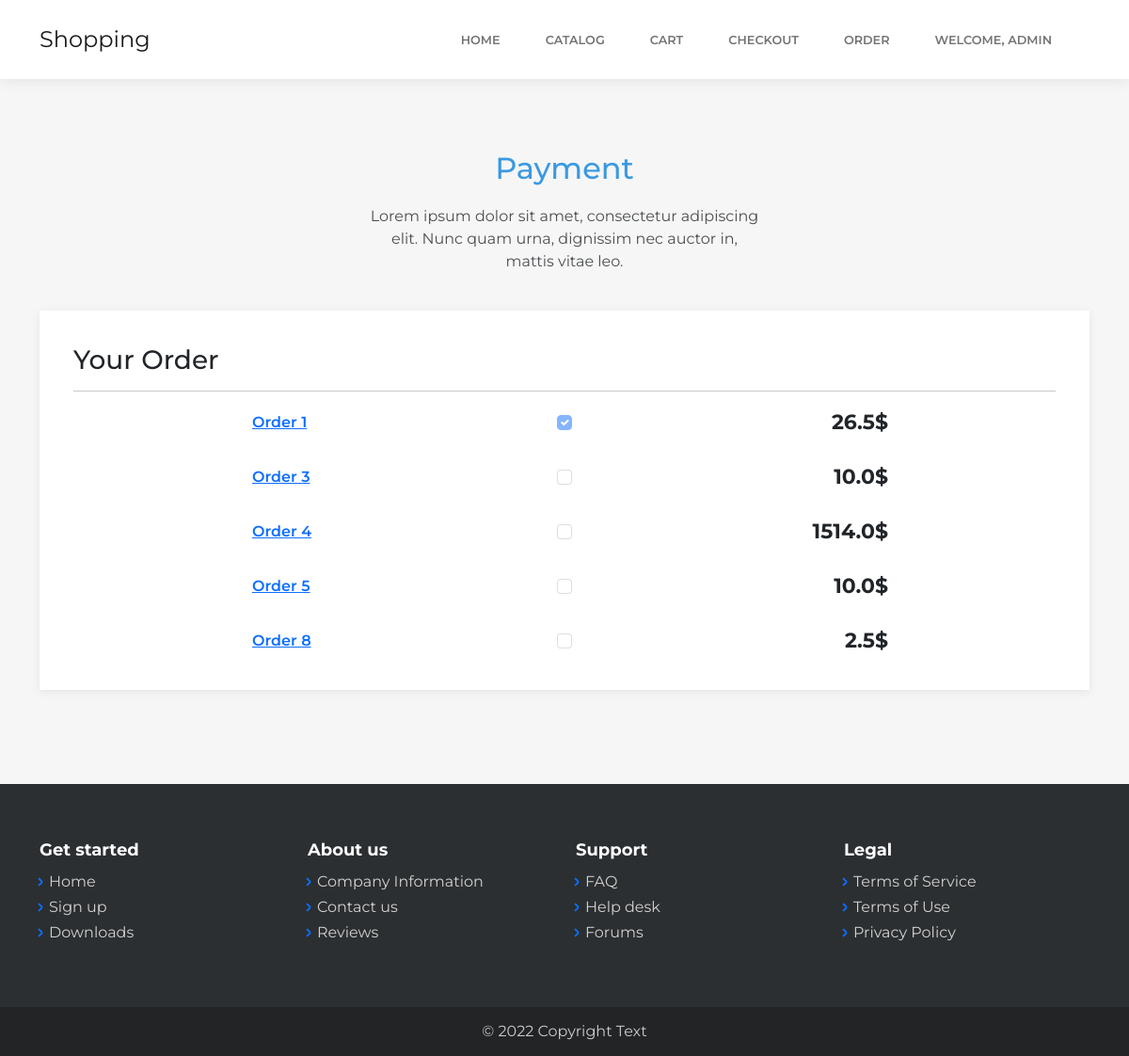
The page /shopping/order/ (signed in) on the database as committed earlier.
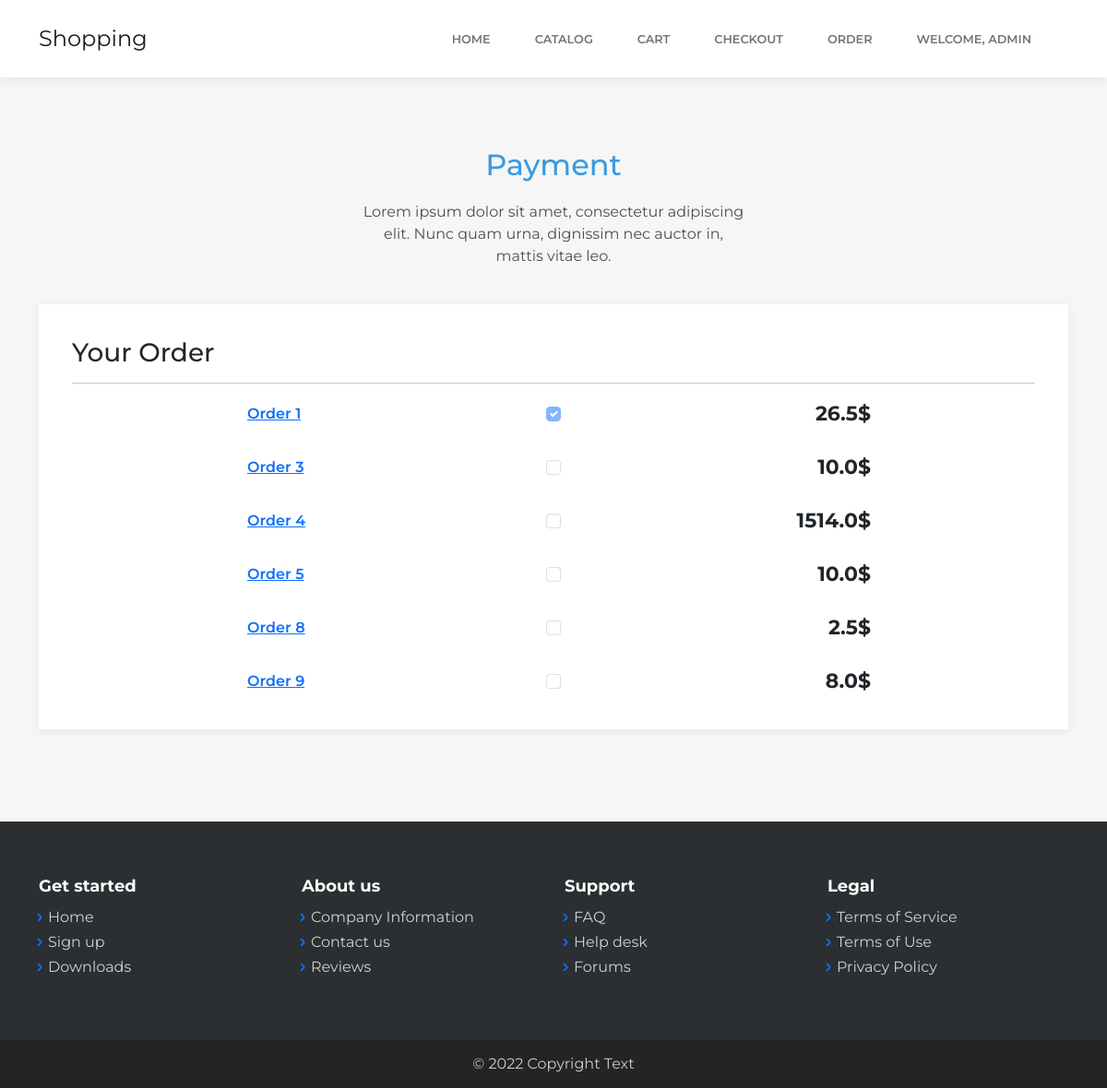
The same page on the database as committed later.
### order/models.py (models this page shows)
class Order(models.Model):
    user = models.ForeignKey(CustomerUser, on_delete=models.CASCADE)
    cart = models.ForeignKey(Cart, on_delete=models.CASCADE)
    shipping_address = models.CharField(default='', max_length=255)
    order_description = models.CharField(default='', max_length=255)
    order_total = models.FloatField(default=0)
    is_completed = models.BooleanField(default=False)

### core/views.py (the view)
# urls.py: path('order/', views.orderPage.as_view(), name='order'),
class orderPage(LoginRequiredMixin, View):
    login_url='../login/'
    def get(self, request):
        user = request.user
        order_qset = OrderDAO.getAllOrderByUser(user)
        context = {"orderList": order_qset}
        return render(request, 'orderpage/order.html', context)

### businesslogic/orderDAO/OrderDAO.py (called while the page is built)
    def getAllOrderByUser(user):
        order_qset = Order.objects.filter(user = user) #get all order
        return order_qset

### templates/orderpage/order.html (shortened to what this page needs)
{%extends 'base.html'%}
{%load static%}
{%block cssblock%}
<link rel="stylesheet" href="{%static 'assets/bootstrap/css/bootstrap.min.css'%}">
<link rel="stylesheet" href="{%static 'assets/fonts/simple-line-icons.min.css'%}">
<link rel="stylesheet" href="https://cdnjs.cloudflare.com/ajax/libs/baguettebox.js/1.10.0/baguetteBox.min.css">
<link rel="stylesheet" href="{%static 'assets/css/vanilla-zoom.min.css'%}">
{%endblock%}
{%block content%}
<main class="page shopping-cart-page">
    <section class="clean-block clean-cart dark">
        <div class="container">
            <div class="block-heading">
                <h2 class="text-info">Payment</h2>
                <p>Lorem ipsum dolor sit amet, consectetur adipiscing elit. Nunc quam urna, dignissim nec auctor in,
                    mattis vitae leo.</p>
            </div>
            <div class="content">
                <form action="{%url 'shopping:checkout'%}" method="post">
                    <div class="row g-0">
                        <div class="col-md-12 col-lg-12">
                            <div class="items">
                                <div class="card-details">
                                    <h3 class="title">Your Order</h3>
                                </div>
                                <hr>
                                {%for order in orderList%}
                                <div class="product">
                                    <div class="row justify-content-center align-items-center">
                                        <div class="col-3 product-info"><a class="product-name"
                                                href="{%url 'shopping:orderdetail' order.id%}">Order {{order.id}}</a>
                                        </div>
                                        <div class="col-2 quantity"><input class="form-check-input" type="checkbox" value="" id="flexCheckChecked"
                                            {%if order.is_completed%}checked{%endif%} disabled>
                                        </div>
                                        <div class="col-3 price"><span>{{order.order_total}}$</span></div>
                                    </div>
                                </div>
                                {%endfor%}
                            </div>
                        </div>
                    </div>
                </form>
            </div>
        </div>
    </section>
</main>
{%endblock%}

Rows that differ between the two databases and show on the page:
added Order: id "9", order_total "8.0"
